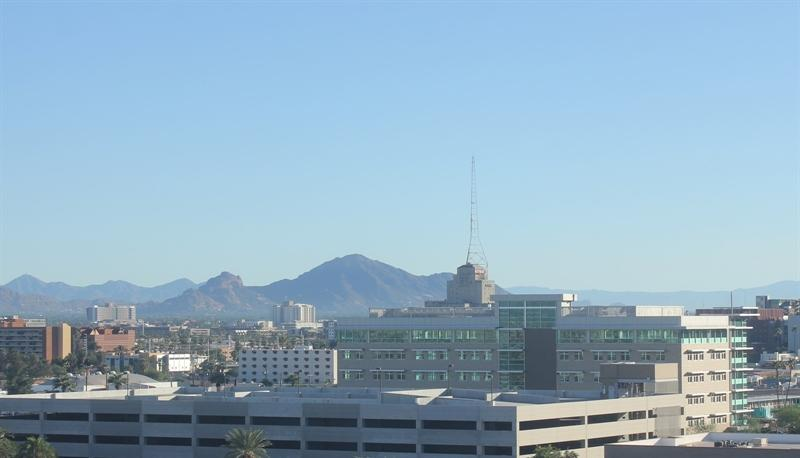
#> input picture Dataset/test/day/20151101_152050.jpg, 800 x 458 px; its folder holds 4 pictures in this run
$ python classification.py
#> lines starting #> are read from the running program, lines starting #| are printed output that depends on the picture
import os
import glob #for loading images from a directory
import matplotlib.image as mpimg
import matplotlib.pyplot as plt
import cv2
import random
import numpy as np
from sklearn.metrics import accuracy_score, f1_score

def load_dataset(dir):
    '''This function loads in images and their labels and places them in a list
    imgs_list[0][:] will be the first image-label pair in the list'''
#> called with dir = 'Dataset/training'

    imgs_list = []
    labels = ["day", "night"]

    # Iterate through each color folder
    for label in labels:

        # Iterate through each image file in each image_type folder
        # glob reads in any image with the extension "dir/label/*"
        for file in glob.glob(os.path.join(dir, label, "*")):

            # Read in the image
            img = mpimg.imread(file)
#> img is the input picture: shape (458, 800, 3); mean R, G, B 145.1, 173.9, 193.1

            # Check if the image exists/if it's been correctly read-in
            if img is not None:
                # Append the image, and it's type (day,night) to the image list
                imgs_list.append((img, label))

    return imgs_list

def standardize(image):
    # Resize image and pre-process so that all "standard" images are the same size
    standard_im = cv2.resize(image, (600, 400))
    return standard_im

def encode(label):
    # encode day as 1, night as 0
    if(label == "day"):
        return 1
    return 0

def preprocess(image_list):

    standard_list = []
    for element in image_list:
        image = element[0]
        label = element[1]

        standardized_img = standardize(image)
        binary_label = encode(label)

        # Append the image, and it's one hot encoded label to the full, processed list of image data
        standard_list.append((standardized_img, binary_label))
#> this loop made 4 passes
#> pass 1, in standardize, `standard_im = cv2.resize(image, (600, 400))`:
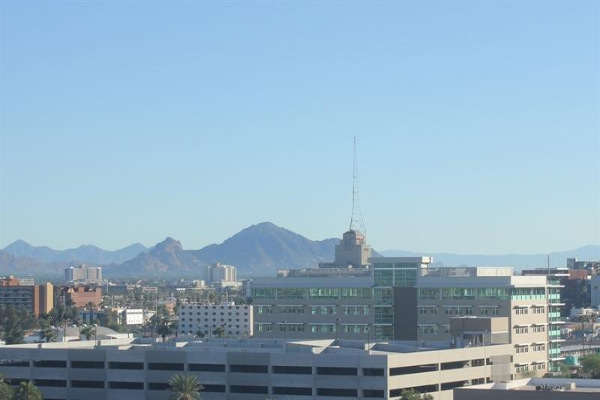
#> standard_im: shape (400, 600, 3); mean R, G, B 145.1, 173.8, 193
#> pass 2, in preprocess, `image = element[0]`:
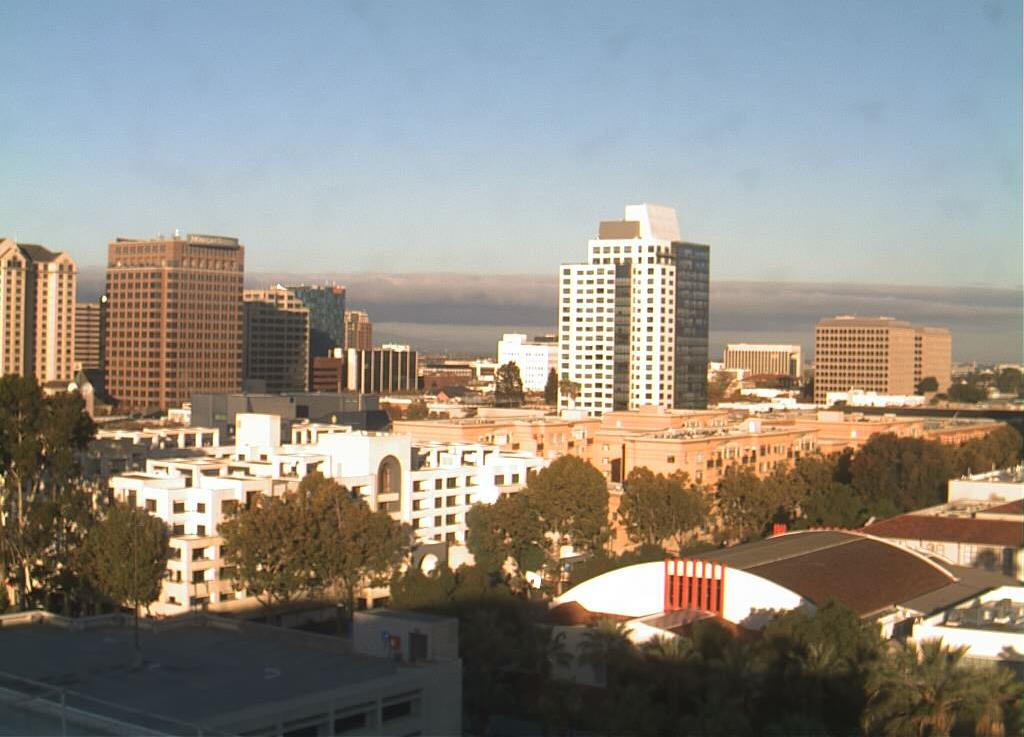
#> image: shape (737, 1024, 3); mean R, G, B 143.8, 138.9, 130.5
#> pass 2, in standardize (call 2), `standard_im = cv2.resize(image, (600, 400))`:
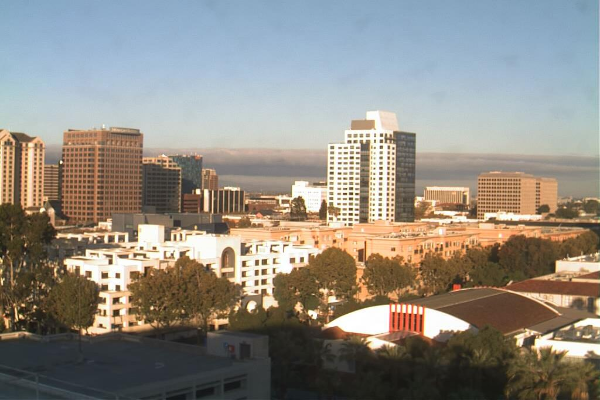
#> standard_im: shape (400, 600, 3); mean R, G, B 143.7, 138.8, 130.4
#> pass 3, in preprocess, `image = element[0]`:
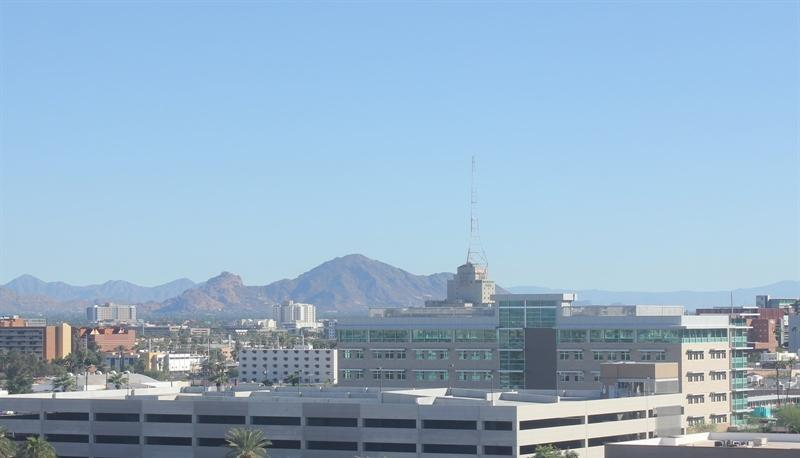
#> image: shape (458, 800, 3); mean R, G, B 149.4, 177.3, 200.6
#> after the loop:
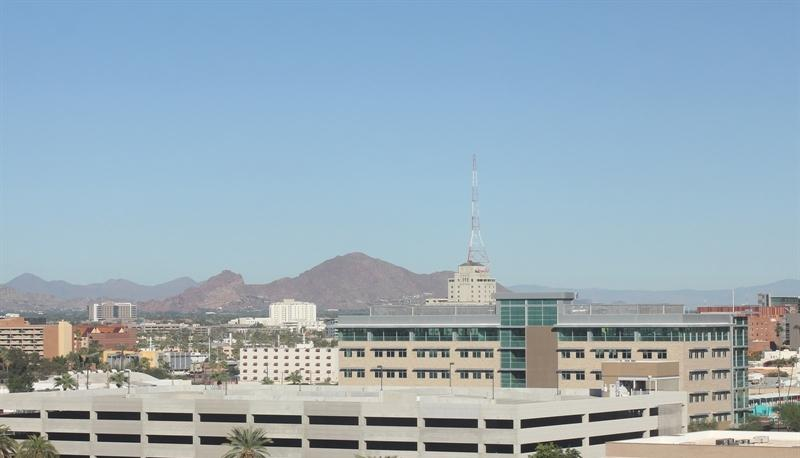
#> image: shape (458, 800, 3); mean R, G, B 152.8, 172.8, 185.6

    return standard_list

#Find the average Value (V in HSV) or brightness of an image
def avg_brightness(rgb_image):
    #Convert the image to HSV
    hsv_image = cv2.cvtColor(rgb_image, cv2.COLOR_RGB2HSV)

    #Add up the pixel value in V channel
    sum_brightness = np.sum(hsv_image[:,:,2])
    area = rgb_image.shape[0]*rgb_image.shape[1]

    #Calculate the average
    avg_bright = sum_brightness/area
    return avg_bright

def predict(rgb_image, threshold):
    #Extract average brightness
    avg = avg_brightness(rgb_image)
    #Use the average brightness feature to predict a label (0,1)
    if(avg>threshold):
        #If average brightness is above threshold, we classify it as "day"
        return 1
    #Else, we predict it as "night"
    return 0

#Read the directories
train_dir = 'Dataset/training'
test_dir = 'Dataset/test'

# Load training data
Images = load_dataset(train_dir)
Standardized_list = preprocess(Images)

# Select a random image
img_index = random.randint(1,200)
#> (the run stopped early here; a loop or call above may not have finished)
